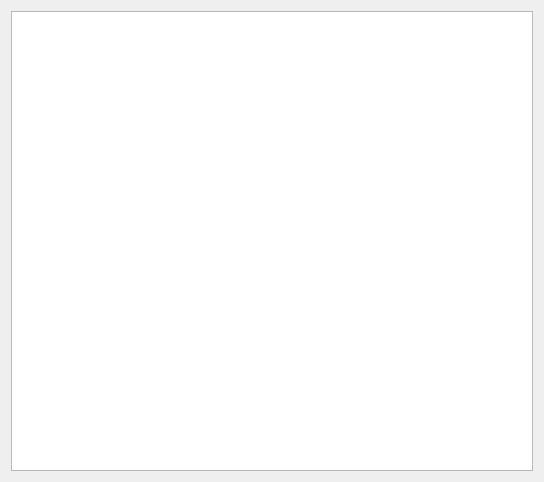
<?xml version="1.0" encoding="UTF-8"?>
<ui version="4.0">
 <class>ProfessorParticipants</class>
 <widget class="QWidget" name="ProfessorParticipants">
  <property name="geometry">
   <rect>
    <x>0</x>
    <y>0</y>
    <width>544</width>
    <height>482</height>
   </rect>
  </property>
  <property name="windowTitle">
   <string>لیست شرکت‌کنندگان</string>
  </property>
  <layout class="QVBoxLayout" name="verticalLayout">
   <item>
    <widget class="QListWidget" name="participantsListWidget"/>
   </item>
  </layout>
 </widget>
 <resources/>
 <connections/>
</ui>
